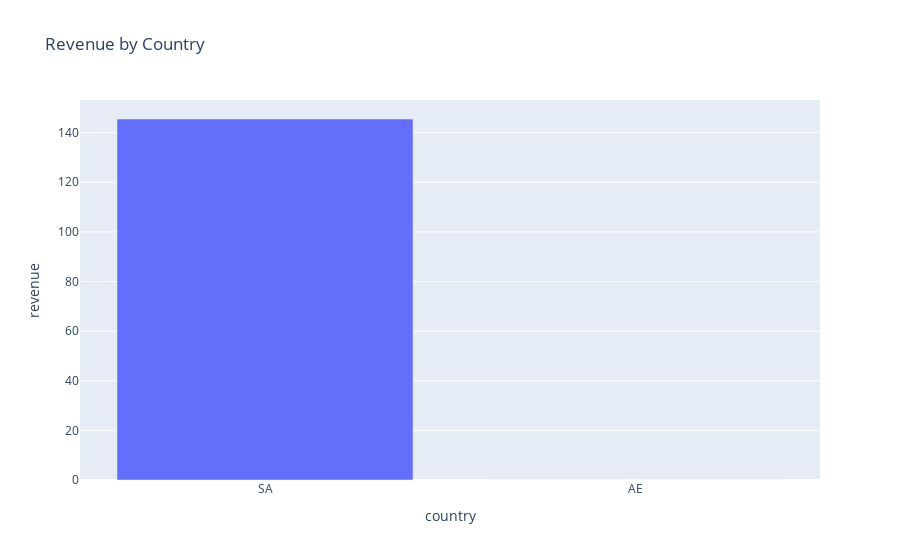

Notebook code cell kept with this figure:
### Markdown cell above
# EDA Questions

1. What is the distribution of total sales across product categories?
2. Which products have the highest and lowest total sales?
3. How do monthly sales change over time?
4. Which customers contribute the most to total revenue?

### Code cell
rev_country = (
    df.groupby("country", dropna=False)
    .agg(
        n_orders=("order_id", "size"),
        revenue=("amount", "sum"),
        aov=("amount", "mean")
    )
    .reset_index()
    .sort_values("revenue", ascending=False)
)

fig1 = px.bar(
    rev_country,
    x="country",
    y="revenue",
    title="Revenue by Country"
)

ROOT = Path.cwd().parent
p = make_paths(ROOT)

fig1.write_image(p.figures / "revenue_by_country.png")
print("Figure saved to:", p.figures / "revenue_by_country.png")

### Figure 1 — Plotly figure (JSON) as saved in the notebook; plotly's stock layout.template omitted (floating-point values rounded to 4 significant figures)
{"data": [{"hovertemplate": "country=%{x}<br>revenue=%{y}<extra></extra>", "legendgroup": "", "marker": {"color": "#636efa", "pattern": {"shape": ""}}, "name": "", "orientation": "v", "showlegend": false, "textposition": "auto", "type": "bar", "x": ["SA", "AE"], "xaxis": "x", "y": [145.5, 0.0], "yaxis": "y"}], "layout": {"barmode": "relative", "legend": {"tracegroupgap": 0}, "title": {"text": "Revenue by Country"}, "xaxis": {"anchor": "y", "domain": [0, 1], "title": {"text": "country"}}, "yaxis": {"anchor": "x", "domain": [0, 1], "title": {"text": "revenue"}}}}
